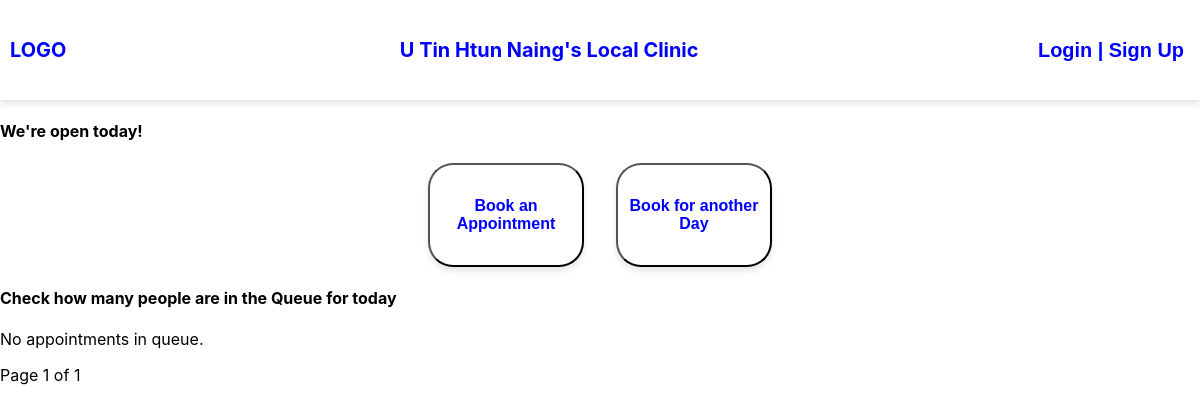
Page /home on the earlier database version.
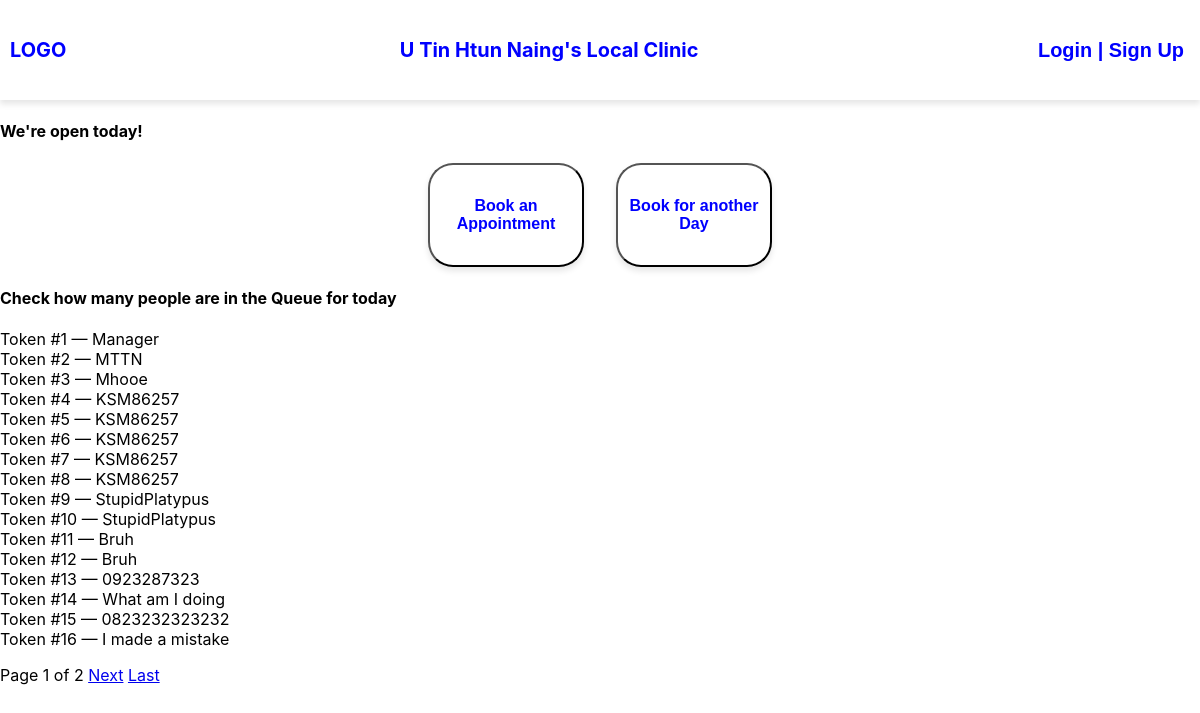
Same page on the later database version.
### Reception/models.py (models this page shows)
class Appointment(models.Model):
    name = models.CharField(max_length=25)
    phone_number = models.CharField(max_length=15)
    date = models.DateField(default=timezone.now)
    token = models.IntegerField(default=0)
    created_at = models.DateTimeField(auto_now_add=True)
    updated_at = models.DateTimeField(auto_now=True)
    class Meta:
        unique_together = ('date', 'token')

### Reception/views.py (the view)
# urls.py: 2. Add a URL to urlpatterns:  path('', views.home, name='home')
def home(request):
    appointments = Appointment.objects.all().order_by('token')
    paginator = Paginator(appointments, 25) # 25 per page
    page_number = request.GET.get('page') # which page are we on
    page_obj = paginator.get_page(page_number) # gives page data and nav helpers
    today = timezone.localdate()
    today_weekday = today.weekday()
    closed_days = [5, 6]
    is_open = today_weekday not in closed_days
    for i in range (1, 8):
        next_day = (today_weekday + i) % 7
        if next_day not in closed_days:
            next_open_day_index = next_day
            break
    weekdays = ["Monday", "Tuesday", "Wednesday", "Thursday", "Friday", "Saturday"]
    next_open_day_name = weekdays[next_open_day_index]
    appointments_today = Appointment.objects.filter(date=today).order_by("token")
    context = {
        "appointments" : appointments_today,
        "is_open" : is_open,
        "next_open_day" : next_open_day_name,
        'page_obj' : page_obj,
    }
    return render(request, "Reception/home.html", context)

### Reception/templates/Reception/home.html (shortened to what this page needs)
<!DOCTYPE html>
{% extends 'Reception/base.html' %}
        {% block content %}
        <div class="doctor-in">
            {% if is_open %}
                <h4>We're open today!</h4>
            {% else %}
                <h4>Sorry, we're closed today.<br></br>We'll be open again on {{ next_open_day }}!</h4>
            {% endif %}
        </div>
        <div class="ap-btn-wrap">
            <button onclick="redirectToForm()" class="ap-today-btn" type="button"><h4>Book an Appointment</h4></button>
            <button class="ap-later-btn" type="button"><h4>Book for another Day</h4></button>
        </div>
        {% if is_open %}
            <div class="ap-check">
                <h4>Check how many people are in the Queue for today</h4>
            </div>
            <div class="ap-list">
                <ol style="list-style-type: none; padding-left: 0;">
                    {% for appointment in appointments %}
                        <li>Token #{{ appointment.token }} — {{ appointment.name }}</li>
                    {% empty %}
                    <li>No appointments in queue.</li>
                    {% endfor %}
                </ol>
                <div class="pagination">
                    <span>Page {{ page_obj.number }} of {{ page_obj.paginator.num_pages }}</span>
                    {% if page_obj.has_next %}
                        <a href="?page={{page_obj.next_page_number }}">Next</a>
                        <a href="?page={{ page_obj.paginator.num_pages }}">Last</a>
                    {% endif %}
                </div>
            </div>
        {% else %}
            <div class="closed-queue">
                <h4>We're closed today</h4>
            </div>
        {% endif %}
        {% endblock %}

### Reception/templates/Reception/base.html (shortened to what this page needs)
<!DOCTYPE html>
<html lang="en">
    <head>
        {% load static %}
        <link rel="stylesheet" href="{% static 'Reception/css/style.css' %}">
        <link rel="stylesheet" href="{% static 'Reception/css/form.css' %}">
    </head>
    <body>
        <header class="nav-bar">
            <div class="logo">
                <h5>LOGO</h5>
            </div>
            <div class="clinic-name">
                <h5>U Tin Htun Naing's Local Clinic</h5>
            </div>
            <div>
                <button class="login-btn" type="button"><h5>Login | Sign Up</h5></button>
            </div>
        </header>
        <main>
            {% block content %}
            {% endblock %}
        </main>
    </body>
</html>

### Reception/static/Reception/css/style.css (style rules this page uses)
html, body { margin: 0; padding: 0; height: 100%; font-family: 'Inter', 'Segoe UI', Roboto, sans-serif; }
.nav-bar { display: flex; justify-content: space-between; align-items: center; gap: 1rem; background-color: white; padding: 10px 10px; height: 10vh; box-shadow: 0 4px 6px rgba(0, 0, 0, 0.1); }
.logo { color: blue; font-size: 1.5em; font-weight: bold; }
.clinic-name, .login-btn { color: blue; font-size: 1.5em; font-weight: bold; }
.login-btn { background-color: white; border: none; }
.ap-btn-wrap { display: flex; justify-content: center; align-items: center; gap: 2rem; margin-top: 2vh; margin-bottom: 2vh; }
.ap-today-btn, .ap-later-btn { background-color: white; color: blue; width: 13vw; height: 13vh; font-size: 1rem; box-shadow: 0 4px 6px rgba(0, 0, 0, 0.1); border-radius: 25px; transition: background-color 0.5s, box-shadow 0.0001s; }

### Reception/static/Reception/css/form.css (style rules this page uses)
html, body { margin: 0; padding: 0; font-size: 1rem; }

Differences in the rows shown:
added Appointment: token "1", name "Manager"
added Appointment: token "2", name "MTTN"
added Appointment: token "3", name "Mhooe"
added Appointment: token "4", name "KSM86257"
added Appointment: token "5", name "KSM86257"
added Appointment: token "6", name "KSM86257"
added Appointment: token "7", name "KSM86257"
added Appointment: token "8", name "KSM86257"
added Appointment: token "9", name "StupidPlatypus"
added Appointment: token "10", name "StupidPlatypus"
added Appointment: token "11", name "Bruh"
added Appointment: token "12", name "Bruh"
added Appointment: token "13", name "0923287323"
added Appointment: token "14", name "What am I doing"
added Appointment: token "15", name "0823232323232"
added Appointment: token "16", name "I made a mistake"
Other differences:
{{ page_obj.paginator.num_pages }}: "1" → "2"
text no longer shown: "No appointments in queue."
text now shown: "Next Last"
